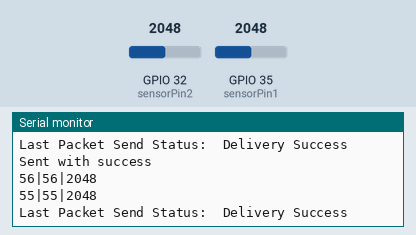
The program below on a simulated ESP32. Parts: the last lines printed to the serial monitor. The test bench sets the inputs (shaded band); at power-on: GPIO 32 (sensorPin2) = 2048, GPIO 35 (sensorPin1) = 2048.

Above: at 2.8 s.
2.9 s: GPIO 32 (sensorPin2) set to 2866
At 4.7 s:
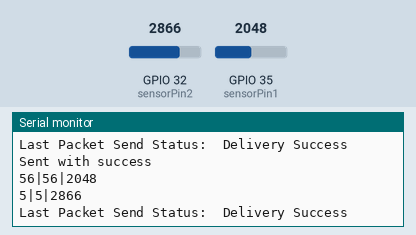
5.6 s: GPIO 35 (sensorPin1) set to 1228
At 7.4 s:
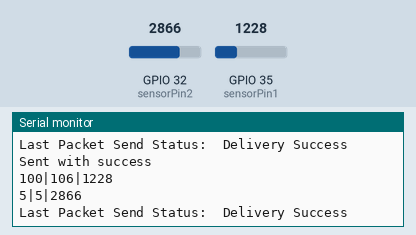
8.3 s: GPIO 32 (sensorPin2) set to 3603
At 10.5 s:
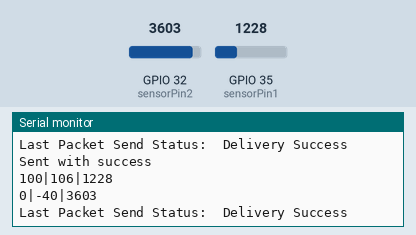
11.0 s: GPIO 35 (sensorPin1) set to 491
At 13.3 s:
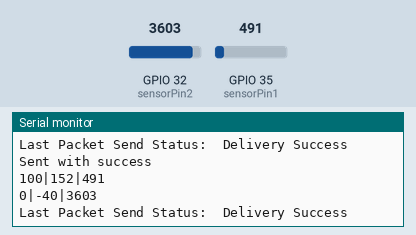
Timing chart, 0 to 14.7 s (numbered marks = the images above; inputs shaded):
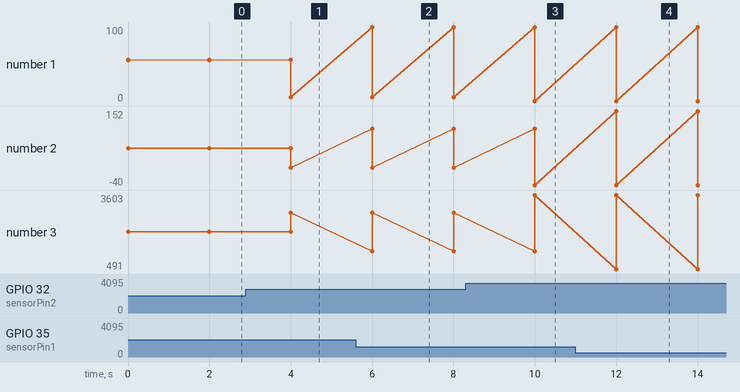

The program:

main.cpp
```cpp
#include <Arduino.h>
#include <esp_now.h>
#include <WiFi.h>

// Declare pin Sensor
#define sensorPin1 35
#define sensorPin2 32

// Min and Max Value Sensor1
int dryValSensor1 = 2950;
int wetValSensor1 = 1340;
// Min and Max Value Sensor2
int dryValSensor2 = 2950;
int wetValSensor2 = 1320;

// percentage, persertase
int friendlyDryVal = 0;
int friendlyWetVal = 100;

// Receiver Mac   : A8:42:E3:C8:2D:18
// Transmiter Mac : C0:49:EF:F0:11:4C (this device)

// Macc Address Receiver
uint8_t broadcastAddress[] = {0xA8, 0x42, 0xE3, 0xC8, 0x2D, 0x18};

// Structure to send data, struktur untuk mengirim data
// Must match the receiver structure, harus sama dengan struktur penerima
typedef struct struct_message
{
  // sensor variable
  int Sensor1;
  int Sensor2;
  int Rawval1;
  int Rawval2;
} struct_message;

// Create a struct_message called myData, struct_message bernama myData
struct_message myData;

esp_now_peer_info_t peerInfo;

// callback when data is sent, callbackc ketika data terkirim
void OnDataSent(const uint8_t *mac_addr, esp_now_send_status_t status)
{
  Serial.print("\r\nLast Packet Send Status:\t");
  Serial.println(status == ESP_NOW_SEND_SUCCESS ? "Delivery Success" : "Delivery Fail");
}

void setup()
{
  // Init Serial Monitor
  Serial.begin(115200);

  // Set device as a Wi-Fi Station
  // terapkan alat sebagai Sasiun Wi-Fi
  WiFi.mode(WIFI_STA);

  // Inititate ESP-NOW, inisiasi ESP-NOW
  if (esp_now_init() != ESP_OK)
  {
    Serial.println("Error initializing ESP-NOW");
    return;
  }

  /*
    Once ESPNow is successfully Initialized
    it will register for Send CB to get the status of Trasmitted packet
    Setelah ESPNow telah di inisiasi, itu akan mendaftar ke Send CB Untuk mendapatkan status paket terkirim
  */
  esp_now_register_send_cb(OnDataSent);

  // Register peer
  memcpy(peerInfo.peer_addr, broadcastAddress, 6);
  peerInfo.channel = 0;
  peerInfo.encrypt = false;

  // Add peer
  if (esp_now_add_peer(&peerInfo) != ESP_OK)
  {
    Serial.println("Failed to add peer");
    return;
  }
}

void loop()
{
  // Read Sensor
  // Baca Sensor
  int sensorVal1 = analogRead(sensorPin1);
  int sensorVal2 = analogRead(sensorPin2);

  // map sensor value ke percentage format
  // batasi nilai sensor ke format persentasi
  int moisture1 = map(sensorVal1, dryValSensor1, wetValSensor1, friendlyDryVal, friendlyWetVal);
  int moisture2 = map(sensorVal2, dryValSensor2, wetValSensor2, friendlyDryVal, friendlyWetVal);

  // make variable unique for constrained value
  // buat variabel unik untuk nilai yang telah dibatasi
  int constMoist1;
  int constMoist2;

  // constrain value to not exceed between 0 and 100
  // batasi nilai untuk tidak melewati nilai 0 sampai 100
  constMoist1 = constrain(moisture1, 0, 100);
  constMoist2 = constrain(moisture2, 0, 100);

  // Set values to send
  // set nilai untuk di kirim
  myData.Sensor1 = constMoist1;
  myData.Sensor2 = constMoist2;
  myData.Rawval1 = sensorVal1;
  myData.Rawval2 = sensorVal2;

  // Send message via ESP-NOW
  // kirim data lewat ESP-NOW
  esp_err_t result = esp_now_send(broadcastAddress, (uint8_t *)&myData, sizeof(myData));

  if (result == ESP_OK)
  {
    Serial.println("Sent with success");
    // Serial.print("|");
    Serial.print(myData.Sensor1);
    Serial.print("|");
    Serial.print(moisture1);
    Serial.print("|");
    Serial.println(sensorVal1);
    Serial.print(myData.Sensor2);
    Serial.print("|");
    Serial.print(moisture2);
    Serial.print("|");
    Serial.print(sensorVal2);
  }
  else
  {
    Serial.println("Error sending the data");
  }
  delay(2000);
}
```

Measured:
- after the input at 2.9 s, the serial monitor: prints a new line after 1.1 s (image 1)
- after the input at 5.6 s, the serial monitor: prints a new line after 0.40 s (image 2)
- after the input at 8.3 s, the serial monitor: prints a new line after 1.7 s (image 3)
- after the input at 11.0 s, the serial monitor: prints a new line after 1.0 s (image 4)
- plotted number 1: 55 → 5 after the input at 2.9 s, 5 → 0 after the input at 8.3 s
- plotted number 2: 55 → 5 after the input at 2.9 s, 5 → -40 after the input at 8.3 s
- plotted number 3: 2048 → 2866 after the input at 2.9 s, 2866 → 3603 after the input at 8.3 s
